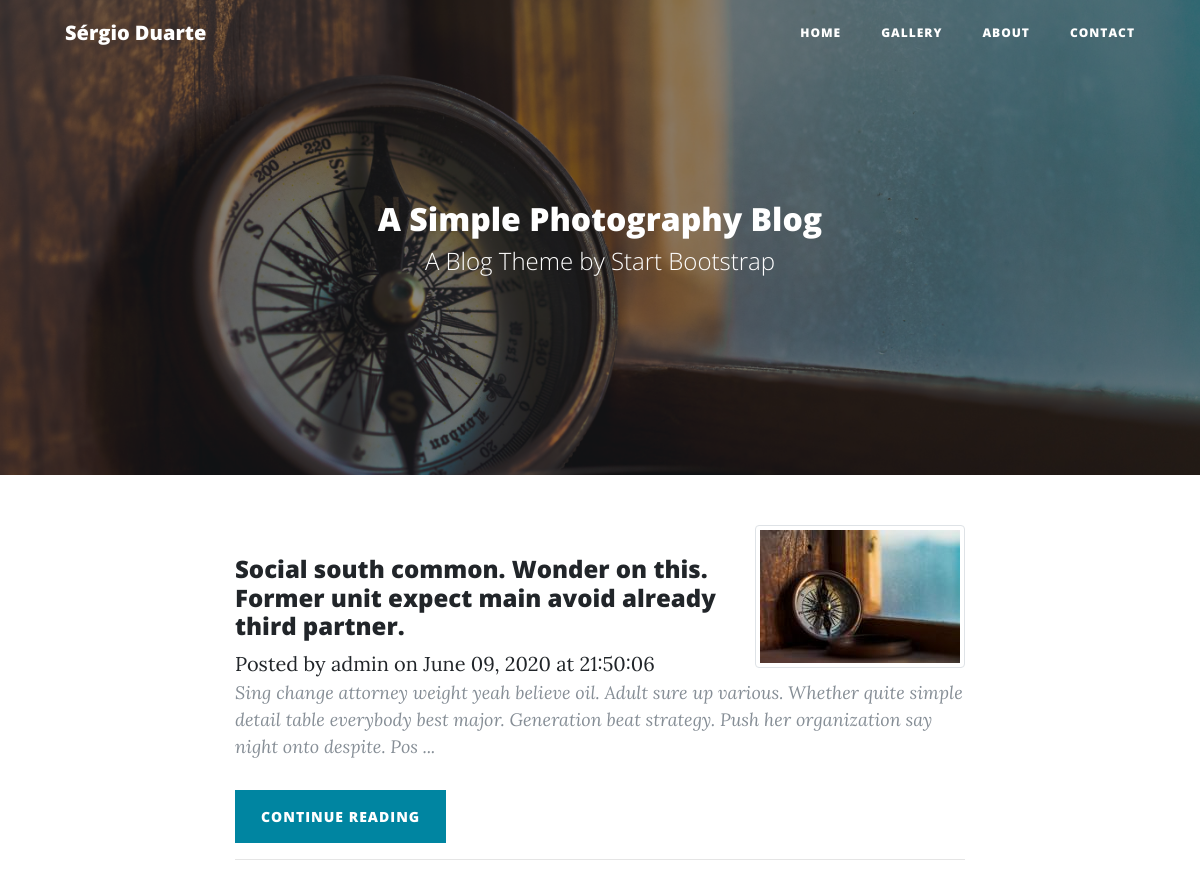
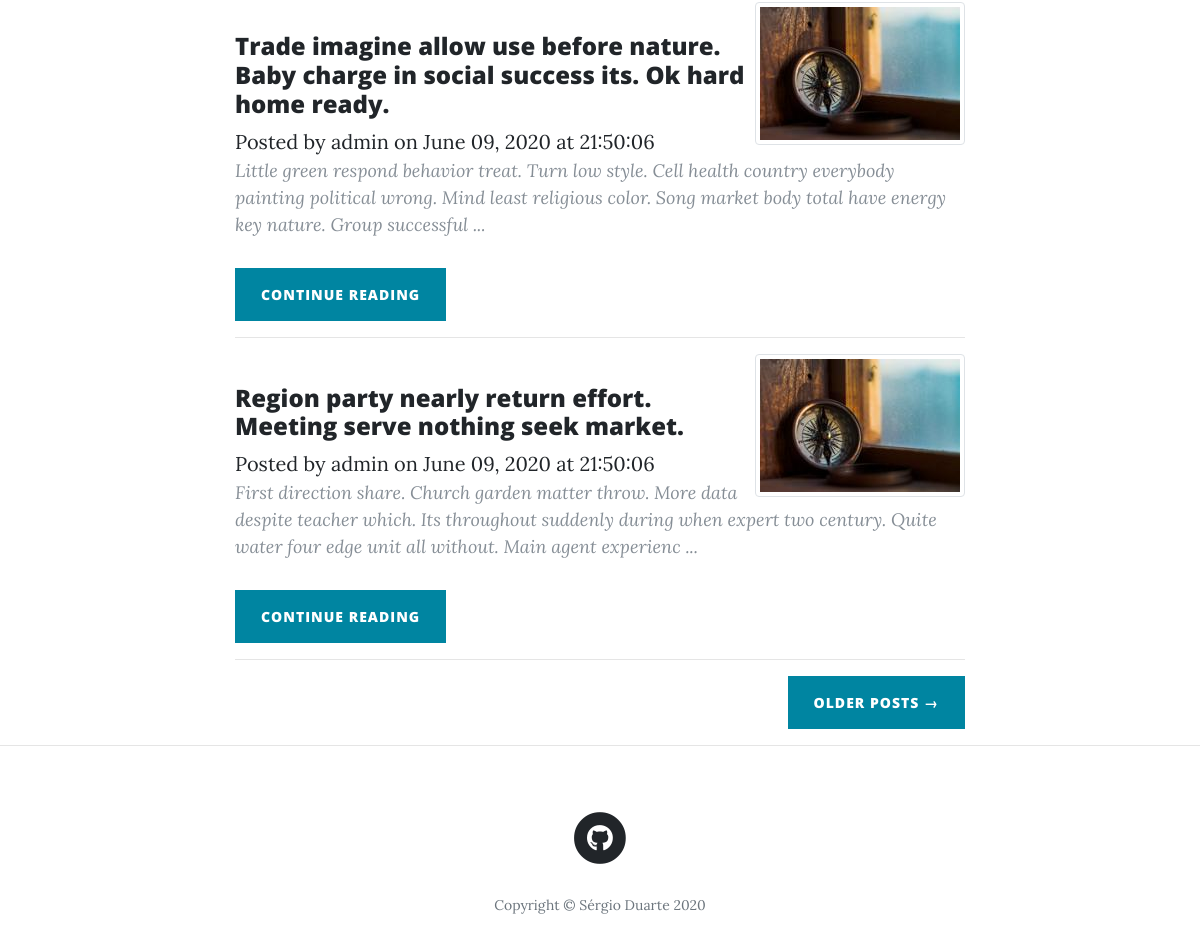
Before: / with the older database file (2 pictures, top to bottom).
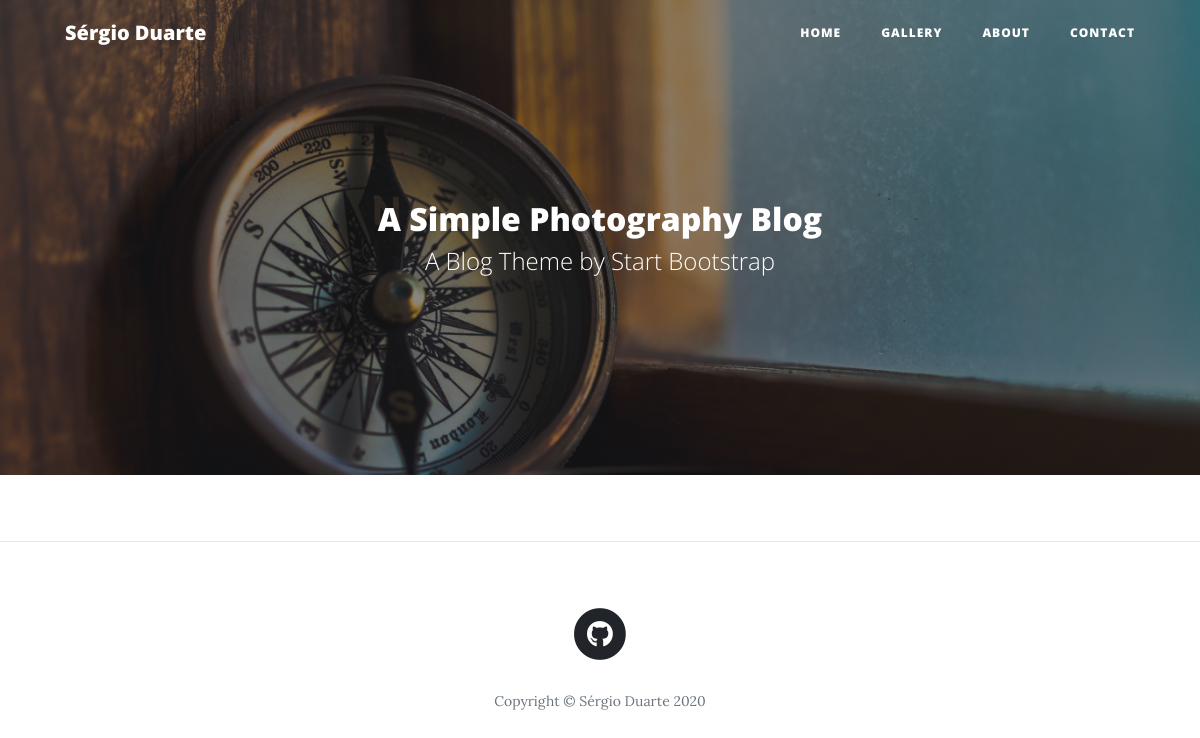
After: the same page with the newer database file.
### main/models.py (models this page shows, shortened)
class Post(db.Model):
    __tablename__ = 'posts'
    id = db.Column(db.Integer, primary_key=True)
    title = db.Column(db.String(256), nullable=True)
    author_id = db.Column(db.Integer, db.ForeignKey('users.id'))
    author = db.relationship('User',backref='post',uselist=False)
    created_on = db.Column(db.DateTime, nullable=True)
    updated_on = db.Column(db.DateTime, nullable=True)
    image_caption = db.Column(db.String(256), nullable=True, default='')
    image_uri = db.Column(db.String(256), nullable=True, default='')
    text_raw = db.Column(db.Text, nullable=True)
    text_html = db.Column(db.Text, nullable=True)
    text_preview = db.Column(db.Text, nullable=True)

class User(UserMixin, db.Model):
    __tablename__ = 'users'
    posts = db.relationship('Post', backref='user')
    id = db.Column(db.Integer, primary_key=True)
    username = db.Column(db.String(64), unique=True, nullable=True)
    password_hash = db.Column(db.String(512), nullable=True)
    def __repr__(self):
        return '{}'.format(self.username)

### main/core/views.py (the view)
@core.route('/', methods=['POST','GET'])
def index():
    page = request.args.get('page', 1, type=int)
    posts = Post\
            .query\
            .filter_by(author_id=1)\
            .order_by(Post.created_on.desc()) \
            .paginate(page, 3, False)
    next_url = url_for('core.index', page=posts.next_num) \
        if posts.has_next else None
    prev_url = url_for('core.index', page=posts.prev_num) \
        if posts.has_prev else None
    return render_template('index.html', posts=posts,
                            next_url=next_url, prev_url=prev_url)

### main/core/templates/core/index.html (shortened to what this page needs)
{% extends "base.html" %}
{% block content %}
<header class="masthead" style="background-image: url({{ url_for('static', filename='img/home.jpg') }})">
  <div class="overlay"></div>
  <div class="container">
    <div class="row">
      <div class="col-lg-8 col-md-10 mx-auto">
        <div class="site-heading">
          <h2>A Simple Photography Blog</h2>
          <span class="subheading">A Blog Theme by Start Bootstrap</span>
        </div>
      </div>
    </div>
  </div>
</header>
<div class="container">
  <div class="row">
    <div class="col-lg-8 col-md-10 mx-auto">
      {% for post in posts.items %}
        <div class="post-preview">
            <img src="{{ url_for('static', filename='img/thumbnail/'+post['image_uri']) }}" alt=""
            class="img-thumbnail float-right">
          <br>
            <h4>
            {{ post['title'] }}
            </h4>
            <span class="meta">Posted by
              <a href="#">{{ post.author }}</a>
              on {{ post.created_on.strftime('%B %d, %Y at %H:%M:%S') }}
            </span>
              <p class="post-meta">
                {{ post['text_preview'] }} ...
              </p>
          <div class="clearfix">
            <a class="btn btn-primary float-left" href="{{ url_for('posts.view_post', id=post['id']) }}">
              Continue reading
            </a>
          </div>
            <hr>
        </div>
      {% endfor %}
      <div class="clearfix">
        {% if next_url %}
        <a class="btn btn-primary float-right" href="{{ next_url }}">Older Posts &rarr;</a>
        {% endif %}
      </div>
    </div>
  </div>
</div>
<hr>
{% endblock %}

### main/templates/base.html (shortened to what this page needs)
<html lang="en">
<head>
  <link rel="stylesheet" href="https://stackpath.bootstrapcdn.com/bootstrap/4.5.0/css/bootstrap.min.css">
  <link href="{{ url_for('static', filename='css/all.min.css')}}" rel="stylesheet" type="text/css">
  <link href="{{ url_for('static', filename='css/clean-blog.min.css')}}" rel="stylesheet">
  <link href="{{ url_for('static', filename='css/simple-sidebar.css') }}" rel="stylesheet" type="text/css">
</head>
<body>
  <nav class="navbar navbar-expand-lg navbar-light fixed-top" id="mainNav">
    <div class="container">
      <a class="navbar-brand" href="{{ url_for('core.index') }}">
        Sérgio Duarte
      </a>
      <div class="collapse navbar-collapse" id="navbarResponsive">
        <ul class="navbar-nav ml-auto">
          <li class="nav-item">
            <a class="nav-link" href="{{ url_for('core.index')}}">Home</a>
          </li>
          <li class="nav-item">
            <a class="nav-link" href="{{ url_for('gallery.view_gallery')}}">Gallery</a>
          </li>
          <li class="nav-item">
            <a class="nav-link" href="{{ url_for('core.about')}}">About</a>
          </li>
          <li class="nav-item">
            <a class="nav-link" href="{{ url_for('core.contact')}}">Contact</a>
          </li>
        </ul>
      </div>
    </div>
  </nav>
  {% block content %}
  {% endblock %}
  <footer>
    <div class="container">
      <div class="row">
        <div class="col-lg-8 col-md-10 mx-auto">
          <ul class="list-inline text-center">
            <li class="list-inline-item">
              <a href="https://github.com/SergioMCDuarte/">
                <span class="fa-stack fa-lg">
                  <i class="fas fa-circle fa-stack-2x"></i>
                  <i class="fab fa-github fa-stack-1x fa-inverse"></i>
                </span>
              </a>
            </li>
          </ul>
          <p class="copyright text-muted">Copyright &copy; Sérgio Duarte 2020</p>
        </div>
      </div>
    </div>
  </footer>
</body>

### static/css/simple-sidebar.css (style rules this page uses)
body { overflow-x: hidden; }

Changed rows visible on the page:
removed Post: image_uri (picture), title "Social south common. Wonder on this. Former unit expect main avoid already third partner.", author "admin", created_on "June 09, 2020 at 21:50:06", text_preview "Sing change attorney weight yeah believe oil. Adult sure up various. Whether quite simple detail table everybody best major. Generation beat strategy. Push her organization say night onto despite. Pos"
removed Post: image_uri (picture), title "Trade imagine allow use before nature. Baby charge in social success its. Ok hard home ready.", author "admin", created_on "June 09, 2020 at 21:50:06", text_preview "Little green respond behavior treat. Turn low style. Cell health country everybody painting political wrong. Mind least religious color. Song market body total have energy key nature. Group successful"
removed Post: image_uri (picture), title "Region party nearly return effort. Meeting serve nothing seek market.", author "admin", created_on "June 09, 2020 at 21:50:06", text_preview "First direction share. Church garden matter throw. More data despite teacher which. Its throughout suddenly during when expert two century. Quite water four edge unit all without. Main agent experienc"
Other visible differences:
text no longer shown: "OLDER POSTS →"
